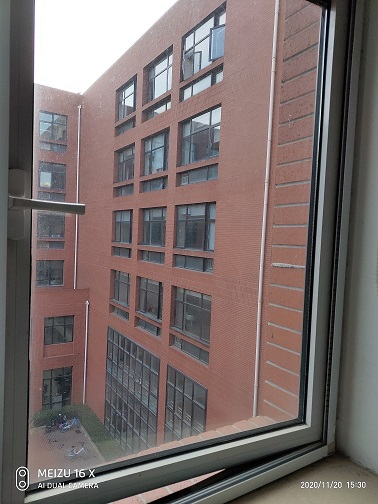
#> input picture 7/img3.jpg, 378 x 504 px
$ python main2.py
#> lines starting #> are read from the running program, lines starting #| are printed output that depends on the picture
import numpy as np
import cv2

img = cv2.imread("img3.jpg")
#> img is the input picture: shape (504, 378, 3); mean B, G, R 106.8, 108, 119.9

rows = img.shape[0]
#> rows = 504
cols = img.shape[1]
#> cols = 378
print(rows,cols)
#| 504 378

def mouse_down(e,x,y,flags,params):
    if e ==cv2.EVENT_LBUTTONDOWN:
        print(x,y)

cv2.imshow("origin",img)

pts1 = np.float32([[19,0],[12,503],[364,2],[336,418]])
pts2 = np.float32([[12,0],[12,503],[364,0],[364,420]])
M = cv2.getPerspectiveTransform(pts1,pts2)
dst = cv2.warpPerspective(img,M,(cols,rows))
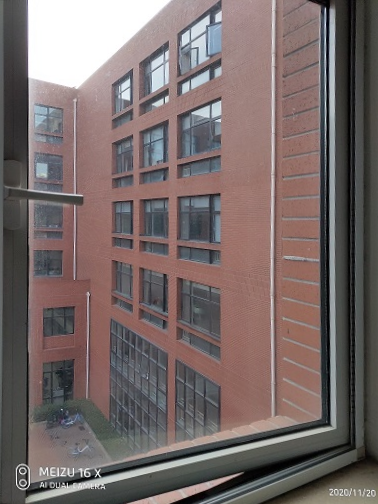
#> dst: shape (504, 378, 3); mean B, G, R 104.9, 106.1, 119
cv2.imshow("toushi",dst)


cv2.setMouseCallback("origin",mouse_down)
cv2.setMouseCallback("toushi",mouse_down)
cv2.waitKey(0)

$ run again, with 7/building.png saved as 7/img3.jpg
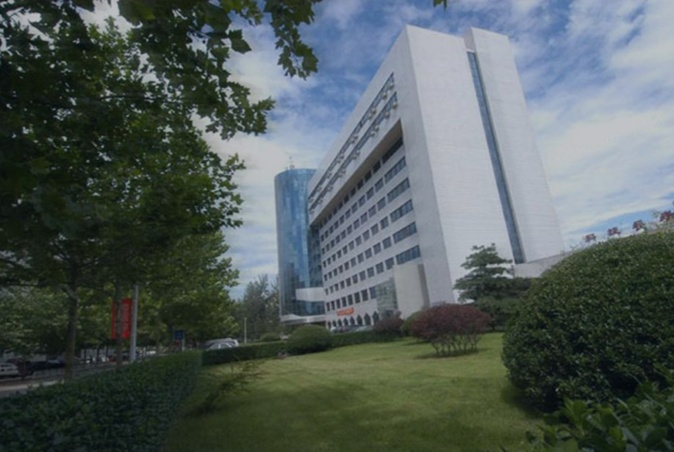
#> input picture 7/building.png, 674 x 452 px
#> img is the input picture: shape (452, 674, 3); mean B, G, R 91.6, 93.4, 83.1
#| 452 674
#> `dst = cv2.warpPerspective(img,M,(cols,rows))`:
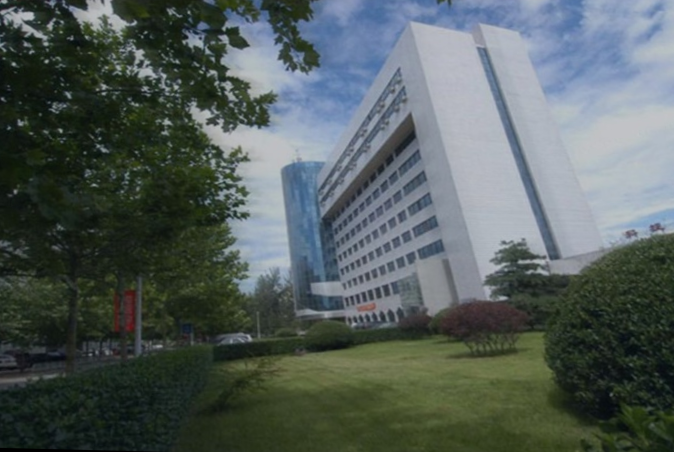
#> dst: shape (452, 674, 3); mean B, G, R 91.4, 93.5, 83.4
